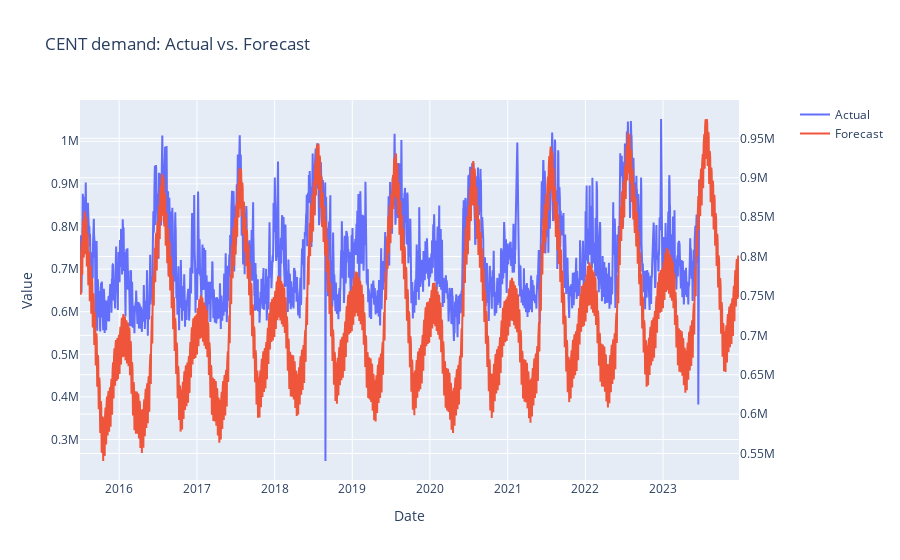

The cell this chart's notebook holds for it:
### Code cell
plot_actual_and_forecast('CENT', 'demand')

### Figure 1 — Plotly figure (JSON) as saved in the notebook; plotly's stock layout.template omitted (floating-point values rounded to 4 significant figures; data arrays with more than 128 entries replaced by an {"elided": "..."} marker saying what was removed)
{"data": [{"mode": "lines", "name": "Actual", "type": "scatter", "x": {"elided": "2919 str values"}, "xaxis": "x", "y": {"elided": "2919 int values"}, "yaxis": "y"}, {"mode": "lines", "name": "Forecast", "type": "scatter", "x": {"elided": "3099 str values"}, "xaxis": "x", "y": {"elided": "3099 float values"}, "yaxis": "y2"}], "layout": {"title": {"text": "CENT demand: Actual vs. Forecast"}, "xaxis": {"anchor": "y", "domain": [0, 0.94], "title": {"text": "Date"}}, "yaxis": {"anchor": "x", "domain": [0, 1], "title": {"text": "Value"}}, "yaxis2": {"anchor": "x", "overlaying": "y", "side": "right"}}}
